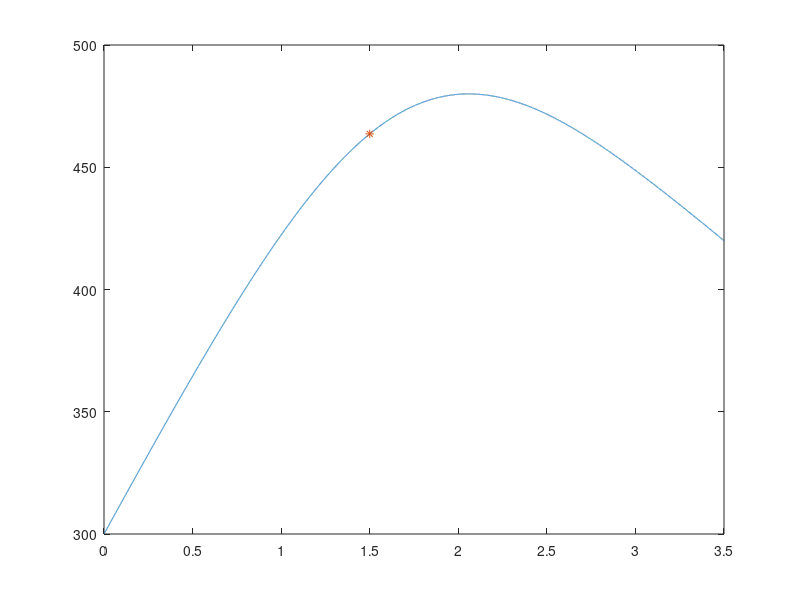

Source code (MATLAB):
L = 3.5;
T0 = 300;
TL = 420;

k = @(x) 2+x/6;
Q = @(x) 250*exp(-(x-L/2).^2);

N = 1+7*4;
x_pos = 3*(N-1)/7;

resultat = 0; % Resultat
err = 1;      % Fel

re_resultat = 0; % Richardsonresultat
re_err = 1;      % Richardsonfel

cc = 1;

while re_err>1e-6
    x_pos = 3*(N-1)/7;
    n = N-1;
    h = L/n;
    x=h*(1:n)';  % Diskretiserar intervallet [0 L]
    
    a = -(1/12*h) - k(x)/(h^2);
    b = 2*k(x)/(h^2);
    c = (1/12*h)-k(x)/(h^2);

    
    A = [];
    A = sparse(A);
    
    for i=1:n
        A(i,i)=b(i); % b
    end
 
    for i=1:n-1
        A(i,i+1)=a(i); % a
        A(i+1,i)=c(i+1); % c
    end

    A(1,n)=0;
    A(n,1)=0;

    q = Q(x);
    
    q(1)=q(1)-c(1)*T0;
    q(n)=q(n)-a(n)*TL;

    y = A\q;
    
    resultat(cc) = y(x_pos);
    if cc~=1
        re_resultat(cc) = 2*resultat(cc)-resultat(cc-1); % Richardson
    else
        re_resultat(cc) = y(x_pos);
    end
    
    if cc~=1
        err = abs(resultat(cc-1)-resultat(cc));
        re_err = abs(re_resultat(cc-1)-re_resultat(cc));
    end
    cc = cc + 1;
    
    if re_err<=1e-6
        plot(x, y)
        hold on;
    end
        
    N=2*(N-1)+1; % Halverar stegl?ngd
end

%% 

plot(1.5, resultat(length(resultat)), '*');
 
prev_err = 1;
err = 1;
for i=2:length(re_resultat)
    err = abs(re_resultat(i)-re_resultat(i-1));
    disp([re_resultat(i) err (prev_err/err)]);
    prev_err = err;
end
